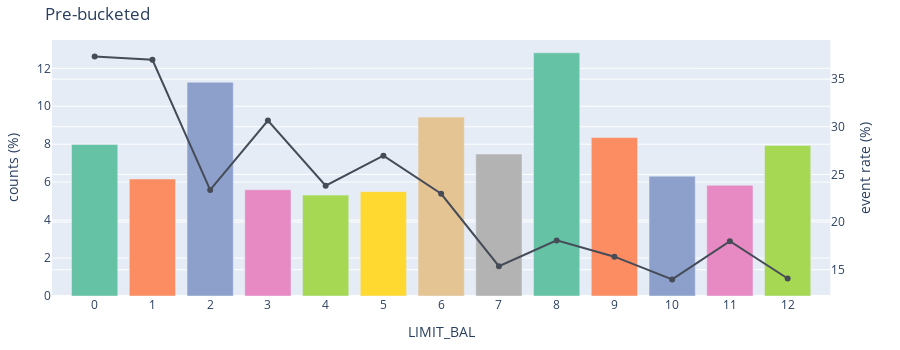

Notebook code for this chart:
### Code cell
bucketing_process.plot_prebucket("LIMIT_BAL")

### Figure 1 — Plotly figure (JSON) as saved in the notebook; plotly's stock layout.template omitted (floating-point values rounded to 4 significant figures)
{"data": [{"marker": {"color": ["rgb(102,194,165)", "rgb(252,141,98)", "rgb(141,160,203)", "rgb(231,138,195)", "rgb(166,216,84)", "rgb(255,217,47)", "rgb(229,196,148)", "rgb(179,179,179)", "rgb(102,194,165)", "rgb(252,141,98)", "rgb(141,160,203)", "rgb(231,138,195)", "rgb(166,216,84)", "rgb(255,217,47)"]}, "name": "Bucket count percentage", "type": "bar", "x": [0, 1, 2, 3, 4, 5, 6, 7, 8, 9, 10, 11, 12], "xaxis": "x", "y": [7.983, 6.167, 11.27, 5.6, 5.317, 5.5, 9.433, 7.483, 12.82, 8.35, 6.317, 5.833, 7.933], "yaxis": "y"}, {"line": {"color": "#454c57"}, "name": "Event Rate", "type": "scatter", "x": [0, 1, 2, 3, 4, 5, 6, 7, 8, 9, 10, 11, 12], "xaxis": "x", "y": [37.37, 37.03, 23.37, 30.65, 23.82, 26.97, 22.97, 15.37, 18.08, 16.37, 13.98, 18, 14.08], "yaxis": "y2"}], "layout": {"height": 350, "margin": {"b": 20, "l": 20, "r": 20, "t": 40}, "showlegend": false, "title": {"text": "Pre-bucketed"}, "transition": {"duration": 50}, "xaxis": {"anchor": "y", "domain": [0, 0.94], "title": {"text": "LIMIT_BAL"}, "type": "category"}, "yaxis": {"anchor": "x", "domain": [0, 1], "title": {"text": "counts (%)"}}, "yaxis2": {"anchor": "x", "overlaying": "y", "side": "right", "title": {"text": "event rate (%)"}}}}
